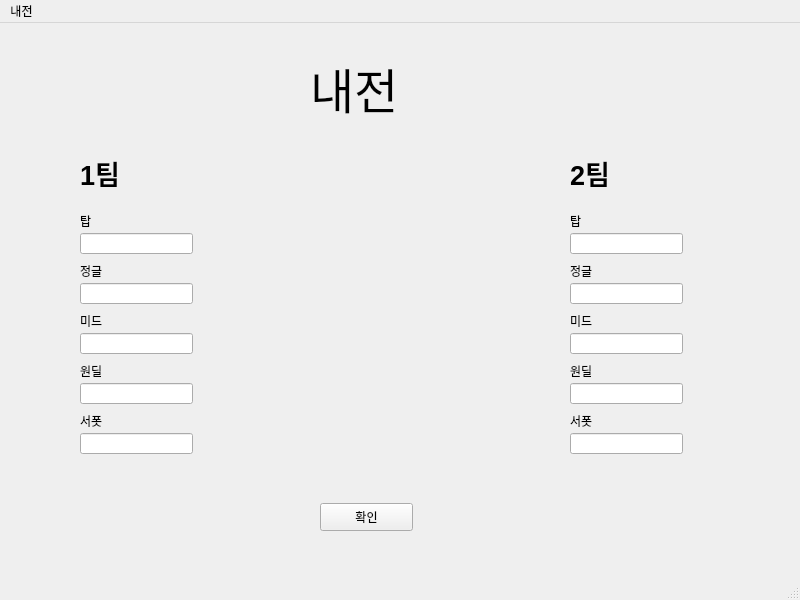
<?xml version="1.0" encoding="UTF-8"?>
<ui version="4.0">
 <class>MainWindow</class>
 <widget class="QMainWindow" name="MainWindow">
  <property name="geometry">
   <rect>
    <x>0</x>
    <y>0</y>
    <width>800</width>
    <height>600</height>
   </rect>
  </property>
  <property name="windowTitle">
   <string>MainWindow</string>
  </property>
  <property name="inputMethodHints">
   <set>Qt::ImhNone</set>
  </property>
  <widget class="QWidget" name="centralwidget">
   <widget class="QLabel" name="label">
    <property name="geometry">
     <rect>
      <x>310</x>
      <y>30</y>
      <width>120</width>
      <height>69</height>
     </rect>
    </property>
    <property name="font">
     <font>
      <pointsize>36</pointsize>
     </font>
    </property>
    <property name="text">
     <string>내전</string>
    </property>
    <property name="textFormat">
     <enum>Qt::RichText</enum>
    </property>
    <property name="scaledContents">
     <bool>false</bool>
    </property>
   </widget>
   <widget class="QLabel" name="label_2">
    <property name="geometry">
     <rect>
      <x>80</x>
      <y>130</y>
      <width>54</width>
      <height>38</height>
     </rect>
    </property>
    <property name="font">
     <font>
      <pointsize>20</pointsize>
      <weight>75</weight>
      <bold>true</bold>
     </font>
    </property>
    <property name="text">
     <string>1팀</string>
    </property>
    <property name="textFormat">
     <enum>Qt::RichText</enum>
    </property>
    <property name="scaledContents">
     <bool>false</bool>
    </property>
   </widget>
   <widget class="QLabel" name="label_3">
    <property name="geometry">
     <rect>
      <x>570</x>
      <y>130</y>
      <width>54</width>
      <height>38</height>
     </rect>
    </property>
    <property name="font">
     <font>
      <pointsize>20</pointsize>
      <weight>75</weight>
      <bold>true</bold>
     </font>
    </property>
    <property name="text">
     <string>2팀</string>
    </property>
    <property name="textFormat">
     <enum>Qt::RichText</enum>
    </property>
    <property name="scaledContents">
     <bool>false</bool>
    </property>
   </widget>
   <widget class="QLineEdit" name="top_1">
    <property name="geometry">
     <rect>
      <x>80</x>
      <y>210</y>
      <width>113</width>
      <height>21</height>
     </rect>
    </property>
   </widget>
   <widget class="QLineEdit" name="ad_1">
    <property name="geometry">
     <rect>
      <x>80</x>
      <y>360</y>
      <width>113</width>
      <height>21</height>
     </rect>
    </property>
   </widget>
   <widget class="QLineEdit" name="jun_1">
    <property name="geometry">
     <rect>
      <x>80</x>
      <y>260</y>
      <width>113</width>
      <height>21</height>
     </rect>
    </property>
   </widget>
   <widget class="QLineEdit" name="mid_1">
    <property name="geometry">
     <rect>
      <x>80</x>
      <y>310</y>
      <width>113</width>
      <height>21</height>
     </rect>
    </property>
   </widget>
   <widget class="QLineEdit" name="sup_1">
    <property name="geometry">
     <rect>
      <x>80</x>
      <y>410</y>
      <width>113</width>
      <height>21</height>
     </rect>
    </property>
   </widget>
   <widget class="QLabel" name="top_3">
    <property name="geometry">
     <rect>
      <x>80</x>
      <y>190</y>
      <width>15</width>
      <height>15</height>
     </rect>
    </property>
    <property name="text">
     <string>탑</string>
    </property>
   </widget>
   <widget class="QLabel" name="jung_1">
    <property name="geometry">
     <rect>
      <x>80</x>
      <y>240</y>
      <width>30</width>
      <height>15</height>
     </rect>
    </property>
    <property name="text">
     <string>정글</string>
    </property>
   </widget>
   <widget class="QLabel" name="mid_3">
    <property name="geometry">
     <rect>
      <x>80</x>
      <y>290</y>
      <width>30</width>
      <height>15</height>
     </rect>
    </property>
    <property name="text">
     <string>미드</string>
    </property>
   </widget>
   <widget class="QLabel" name="sup_3">
    <property name="geometry">
     <rect>
      <x>80</x>
      <y>390</y>
      <width>30</width>
      <height>15</height>
     </rect>
    </property>
    <property name="text">
     <string>서폿</string>
    </property>
   </widget>
   <widget class="QLabel" name="ad_3">
    <property name="geometry">
     <rect>
      <x>80</x>
      <y>340</y>
      <width>30</width>
      <height>15</height>
     </rect>
    </property>
    <property name="text">
     <string>원딜</string>
    </property>
   </widget>
   <widget class="QLineEdit" name="jun_2">
    <property name="geometry">
     <rect>
      <x>570</x>
      <y>260</y>
      <width>113</width>
      <height>21</height>
     </rect>
    </property>
   </widget>
   <widget class="QLabel" name="label_9">
    <property name="geometry">
     <rect>
      <x>570</x>
      <y>240</y>
      <width>30</width>
      <height>15</height>
     </rect>
    </property>
    <property name="text">
     <string>정글</string>
    </property>
   </widget>
   <widget class="QLineEdit" name="top_2">
    <property name="geometry">
     <rect>
      <x>570</x>
      <y>210</y>
      <width>113</width>
      <height>21</height>
     </rect>
    </property>
   </widget>
   <widget class="QLineEdit" name="mid_2">
    <property name="geometry">
     <rect>
      <x>570</x>
      <y>310</y>
      <width>113</width>
      <height>21</height>
     </rect>
    </property>
   </widget>
   <widget class="QLineEdit" name="sup_2">
    <property name="geometry">
     <rect>
      <x>570</x>
      <y>410</y>
      <width>113</width>
      <height>21</height>
     </rect>
    </property>
   </widget>
   <widget class="QLineEdit" name="ad_2">
    <property name="geometry">
     <rect>
      <x>570</x>
      <y>360</y>
      <width>113</width>
      <height>21</height>
     </rect>
    </property>
   </widget>
   <widget class="QLabel" name="label_11">
    <property name="geometry">
     <rect>
      <x>570</x>
      <y>340</y>
      <width>30</width>
      <height>15</height>
     </rect>
    </property>
    <property name="text">
     <string>원딜</string>
    </property>
   </widget>
   <widget class="QLabel" name="label_12">
    <property name="geometry">
     <rect>
      <x>570</x>
      <y>390</y>
      <width>30</width>
      <height>15</height>
     </rect>
    </property>
    <property name="text">
     <string>서폿</string>
    </property>
   </widget>
   <widget class="QLabel" name="label_13">
    <property name="geometry">
     <rect>
      <x>570</x>
      <y>290</y>
      <width>30</width>
      <height>15</height>
     </rect>
    </property>
    <property name="text">
     <string>미드</string>
    </property>
   </widget>
   <widget class="QPushButton" name="pushButton">
    <property name="geometry">
     <rect>
      <x>320</x>
      <y>480</y>
      <width>93</width>
      <height>28</height>
     </rect>
    </property>
    <property name="text">
     <string>확인</string>
    </property>
   </widget>
   <widget class="QLabel" name="top_4">
    <property name="geometry">
     <rect>
      <x>570</x>
      <y>190</y>
      <width>15</width>
      <height>15</height>
     </rect>
    </property>
    <property name="text">
     <string>탑</string>
    </property>
   </widget>
  </widget>
  <widget class="QMenuBar" name="menubar">
   <property name="geometry">
    <rect>
     <x>0</x>
     <y>0</y>
     <width>800</width>
     <height>26</height>
    </rect>
   </property>
   <widget class="QMenu" name="menu">
    <property name="title">
     <string>내전</string>
    </property>
   </widget>
   <addaction name="menu"/>
  </widget>
  <widget class="QStatusBar" name="statusbar"/>
 </widget>
 <resources/>
 <connections>
  <connection>
   <sender>pushButton</sender>
   <signal>clicked()</signal>
   <receiver>MainWindow</receiver>
   <slot>slot()</slot>
   <hints>
    <hint type="sourcelabel">
     <x>357</x>
     <y>528</y>
    </hint>
    <hint type="destinationlabel">
     <x>445</x>
     <y>544</y>
    </hint>
   </hints>
  </connection>
 </connections>
 <slots>
  <slot>slot()</slot>
 </slots>
</ui>
